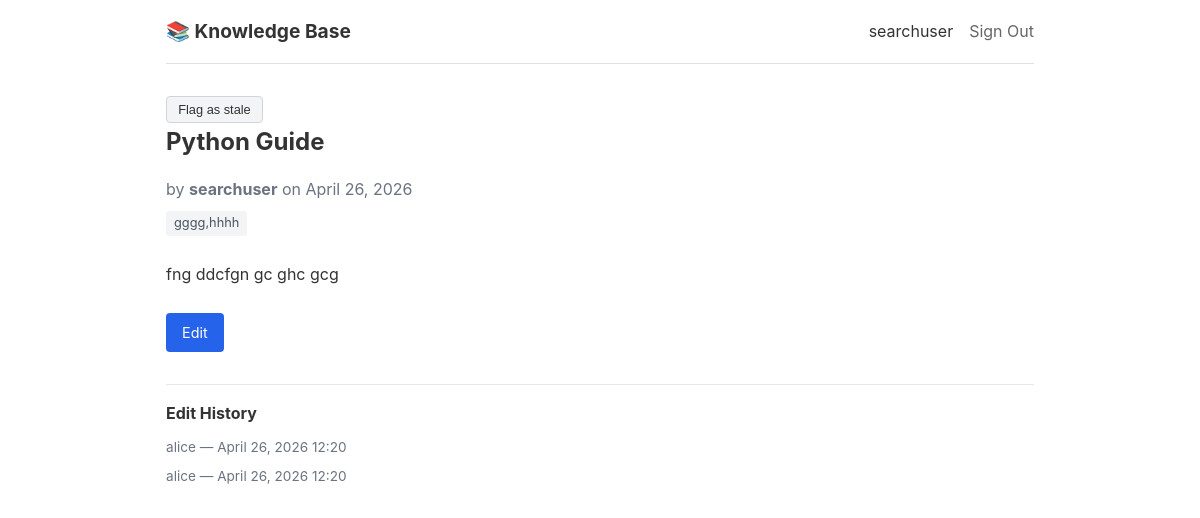
/articles/21 (signed in), run on the app's committed database.
### app/models/user.py (models this page shows)
class User(Base):
    __tablename__ = "users"
    id: Mapped[int] = mapped_column(primary_key=True, autoincrement=True)
    name: Mapped[str] = mapped_column(String(100), unique=True, nullable=False)
    created_at: Mapped[datetime] = mapped_column(
        default=lambda: datetime.now(timezone.utc)
    )
    articles = relationship("Article", back_populates="author")
    edits = relationship("EditLog", back_populates="editor")

### app/models/article.py (models this page shows)
class Article(Base):
    __tablename__ = "articles"
    id: Mapped[int] = mapped_column(primary_key=True, autoincrement=True)
    title: Mapped[str] = mapped_column(String(200), nullable=False)
    body: Mapped[str] = mapped_column(Text, nullable=False)
    author_id: Mapped[int] = mapped_column(ForeignKey("users.id"), nullable=False)
    is_stale: Mapped[bool] = mapped_column(default=False)
    created_at: Mapped[datetime] = mapped_column(
        default=lambda: datetime.now(timezone.utc)
    )
    updated_at: Mapped[datetime] = mapped_column(
        default=lambda: datetime.now(timezone.utc),
        onupdate=lambda: datetime.now(timezone.utc),
    )
    author = relationship("User", back_populates="articles")
    tags = relationship("Tag", secondary=article_tag, lazy="selectin")
    edit_logs = relationship(
        "EditLog", back_populates="article", order_by="EditLog.edited_at.desc()"
    )

### app/models/tag.py (models this page shows)
class Tag(Base):
    __tablename__ = "tags"
    id: Mapped[int] = mapped_column(primary_key=True, autoincrement=True)
    name: Mapped[str] = mapped_column(String(50), unique=True, nullable=False)

### app/models/edit_log.py (models this page shows)
class EditLog(Base):
    __tablename__ = "edit_logs"
    id: Mapped[int] = mapped_column(primary_key=True, autoincrement=True)
    article_id: Mapped[int] = mapped_column(
        ForeignKey("articles.id", ondelete="CASCADE"), nullable=False
    )
    editor_id: Mapped[int] = mapped_column(ForeignKey("users.id"), nullable=False)
    edited_at: Mapped[datetime] = mapped_column(
        default=lambda: datetime.now(timezone.utc)
    )
    article = relationship("Article", back_populates="edit_logs")
    editor = relationship("User", back_populates="edits")

### app/routes/articles.py (the view)
@router.get("/articles/{article_id}", name="article_detail")
def get_article_detail(
    request: Request,
    article_id: int,
    db: Session = Depends(get_db),
):
    user = get_current_user(request, db)
    if user is None:
        return RedirectResponse(url="/signin", status_code=303)
    article = get_article(db, article_id)
    if article is None:
        return HTMLResponse("Article not found", status_code=404)
    rendered_body = render_markdown(article.body)
    return templates.TemplateResponse(
        request,
        "articles/detail.html",
        context={
            "user": user,
            "article": article,
            "rendered_body": rendered_body,
        },
    )

### app/templates/articles/detail.html (shortened to what this page needs)
{% extends "base.html" %}
{% block content %}
<article data-testid="article-detail">
    <div id="stale-banner" data-testid="stale-banner">
        {% include "partials/stale_banner.html" %}
    </div>
    <h1 data-testid="article-title">{{ article.title }}</h1>
    <div class="article-meta" data-testid="article-meta">
        <span>by <strong>{{ article.author.name }}</strong></span>
        <span>on {{ article.created_at.strftime("%B %d, %Y") }}</span>
    </div>
    <div class="article-tags" data-testid="article-tags">
        {% for tag in article.tags %}
            <a
                href="/?tag={{ tag.name }}"
                class="tag"
                data-testid="article-tag-{{ tag.name }}"
            >{{ tag.name }}</a>
        {% endfor %}
    </div>
    <div class="article-body" data-testid="article-body">
        {{ rendered_body | safe }}
    </div>
    <div class="article-actions">
        <a href="/articles/{{ article.id }}/edit" class="btn" data-testid="edit-article-button">Edit</a>
    </div>
    {% if article.edit_logs %}
    <div class="edit-history" data-testid="edit-history">
        <h3>Edit History</h3>
        <ul>
            {% for log in article.edit_logs %}
                <li data-testid="edit-log-entry">
                    {{ log.editor.name }} — {{ log.edited_at.strftime("%B %d, %Y %H:%M") }}
                </li>
            {% endfor %}
        </ul>
    </div>
    {% endif %}
</article>
{% endblock %}

### app/templates/base.html (shortened to what this page needs)
<!DOCTYPE html>
<html lang="en">
<head>
    <link rel="stylesheet" href="/static/style.css">
</head>
<body>
    <nav data-testid="main-nav">
        <div class="nav-brand">
            <a href="/" data-testid="nav-home-link">📚 Knowledge Base</a>
        </div>
        <div class="nav-links">
            {% if request.session.get("user_id") %}
                <span data-testid="nav-user-name">{{ request.session.get("user_name", "") }}</span>
                <a href="/signout" data-testid="nav-signout-link">Sign Out</a>
            {% else %}
                <a href="/signin" data-testid="nav-signin-link">Sign In</a>
            {% endif %}
        </div>
    </nav>
    <main>
        {% block content %}{% endblock %}
    </main>
</body>
</html>

### app/static/style.css (style rules this page uses)
* { margin: 0; padding: 0; box-sizing: border-box; }
body { font-family: -apple-system, BlinkMacSystemFont, "Segoe UI", Roboto, sans-serif; line-height: 1.6; color: #333; max-width: 900px; margin: 0 auto; padding: 0 1rem; }
nav { display: flex; justify-content: space-between; align-items: center; padding: 1rem 0; border-bottom: 1px solid #e0e0e0; margin-bottom: 2rem; }
.nav-brand a { font-size: 1.2rem; font-weight: bold; text-decoration: none; color: #333; }
.nav-links { display: flex; gap: 1rem; align-items: center; }
.nav-links a { color: #666; text-decoration: none; }
main { padding-bottom: 3rem; }
h1 { margin-bottom: 1rem; }
.btn { display: inline-block; padding: 0.5rem 1rem; background: #2563eb; color: #fff; text-decoration: none; border-radius: 4px; border: none; cursor: pointer; font-size: 0.9rem; }
.tag { display: inline-block; padding: 0.15rem 0.5rem; background: #f3f4f6; border-radius: 3px; font-size: 0.8rem; color: #4b5563; text-decoration: none; }
.article-meta { color: #6b7280; margin-bottom: 0.5rem; }
.article-tags { margin-bottom: 1rem; display: flex; gap: 0.3rem; }
.article-body { margin: 1.5rem 0; line-height: 1.8; }
.article-actions { margin: 1.5rem 0; }
.edit-history { margin-top: 2rem; border-top: 1px solid #e5e7eb; padding-top: 1rem; }
.edit-history h3 { font-size: 1rem; margin-bottom: 0.5rem; }
.edit-history ul { list-style: none; }
.edit-history li { font-size: 0.85rem; color: #6b7280; padding: 0.2rem 0; }

### data on the page
User: session.get "searchuser", author.name "searchuser"
Article: title "Python Guide", created_at "April 26, 2026", body "fng ddcfgn gc ghc gcg"
Tag: name "gggg,hhhh"
EditLog: editor.name "alice", edited_at "April 26, 2026 12:20"
EditLog: editor.name "alice", edited_at "April 26, 2026 12:20"
